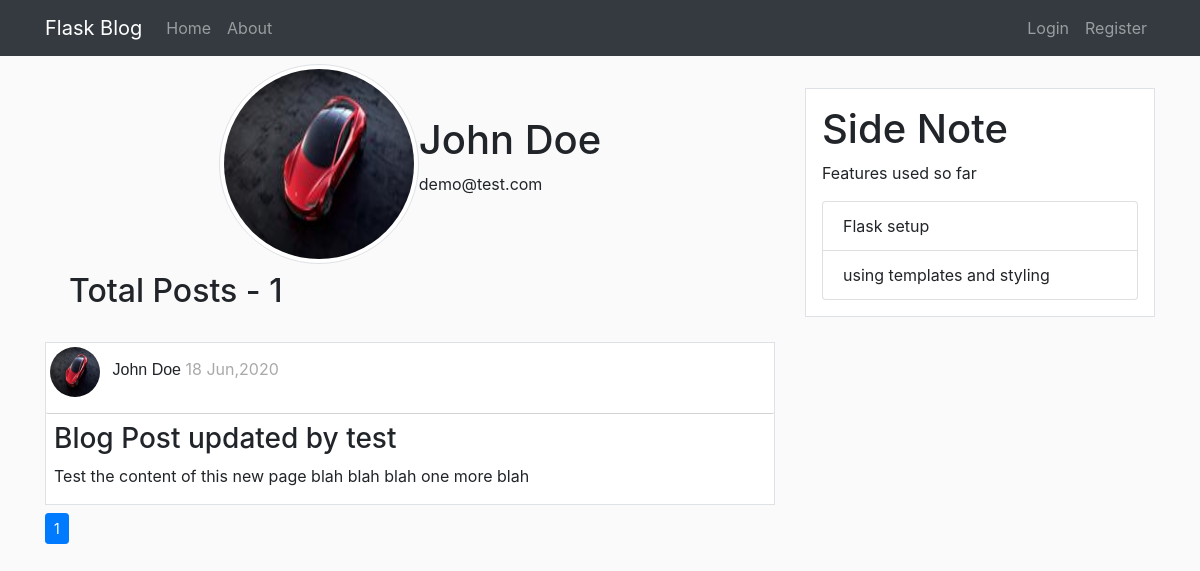
The app's page /user/John Doe with its own data.
### flaskBlog/models.py (models this page shows, shortened)
class User(db.Model, UserMixin):
    id = db.Column(db.Integer , primary_key = True)
    username = db.Column(db.String(20), unique=True , nullable=False)
    email = db.Column(db.String(120), unique=True , nullable=False)
    image_file = db.Column(db.String(20), nullable=False, default='default.jpg')
    password = db.Column(db.String(60), nullable=False)
    posts = db.relationship('Post', backref='author', lazy=True)

class Post(db.Model):
    id = db.Column(db.Integer , primary_key = True)
    title = db.Column(db.String(100), nullable=False)
    date_posted = db.Column(db.DateTime, nullable=False, default=datetime.utcnow)
    content = db.Column(db.Text, nullable=False)
    user_id = db.Column(db.Integer, db.ForeignKey('user.id'), nullable=False)

### flaskBlog/users/routes.py (the view)
@users.route("/user/<string:username>")
def user_posts(username):
    page_no = request.args.get('page',1,type=int)
    user = User.query.filter_by(username=username).first_or_404()
    posts= Post.query.filter_by(author=user).order_by(Post.date_posted.desc()).paginate(page=page_no,per_page=5)
    image_file = url_for('static',filename='profile_pics/'+ user.image_file)
    return render_template('user_posts.html', posts=posts,user=user,image_file=image_file)

### flaskBlog/templates/user_posts.html
{% extends 'layout.html' %}
{% block content %}
    <div class="account-info mt-2">
        <div>
            <img src="{{ image_file }}" alt="" class="img-thumbnail rounded-circle">
        </div>
        <div class="d-flex flex-column justify-content-center">
            <h1>{{ user.username }}</h1>
            <p>{{ user.email }}</p>
        </div>
    </div>
    <h2 class="mt-2 pl-4"> Total Posts - {{ posts.total }} </h2>
    {% for post in posts.items %}
        <div class="article border">
            <div class="post-metadata">
                <img class="rounded-circle mt-1 ml-1" src="{{ url_for('static',filename='profile_pics/'+post.author.image_file) }}" alt="" id="post_img">
                <span class="Postauthor ml-2"><a href="#">{{ post.author.username }}</a></span>
                <span class="Postdate mr-1"> {{ post.date_posted.strftime('%d %b,%Y') }}</span>
            </div>
            <h3 class="mt-2 ml-2 mr-2"><a href="{{ url_for('posts.post',post_id=post.id) }}">{{ post.title }}</a></h3>
            <p class="ml-2">{{ post.content }}</p>
        </div>
    {% endfor %}
    <nav aria-label="Page navigation example" class="mt-2">
        <ul class="pagination pagination-sm">
          {% for page_num in posts.iter_pages(left_edge=1,right_edge=1,left_current=1,right_current=1) %}
            {% if page_num %}
                {% if page_num == posts.page %}
                    <li class="page-item active"><a class="page-link" href="{{ url_for('users.user_posts',username=user.username,page=page_num )}}">{{ page_num }} <span class="sr-only">(current)</span> </a></li>
                {% else %}
                    <li class="page-item"><a class="page-link" href="{{ url_for('users.user_posts',username=user.username,page=page_num )}}">{{ page_num }}</a></li>
                {% endif %}
            {% else %}
            <li class="page-item">...</li>
            {% endif %}
          {% endfor %}
        </ul>
      </nav>
{% endblock %}

### flaskBlog/static/main.css (style rules this page uses)
body { background: #fafafa; }
a { color: inherit; }
.article { margin-top: 2rem; background-color: #ffffff; }
.Postauthor { font-family: sans-serif; font-weight: 300; }
.Postdate { color: darkgray; }
.account-info { display: flex; justify-content: center; }
.img-thumbnail.rounded-circle { height: 200px; width: 200px; }
.post-metadata { padding-bottom: 1rem; border-bottom: 1px solid lightgray; border-radius: 2px; border-width: 80%; }
#post_img { height: 50px; width: 50px; }

### records on screen
User: username "John Doe", email "demo@test.com"
Post: image_file (picture), author.username "John Doe", date_posted "18 Jun,2020", title "Blog Post updated by test", content "Test the content of this new page blah blah blah one more blah"

### other values on screen
{{ posts.total }} "1"
{{ page_num }} "1"
